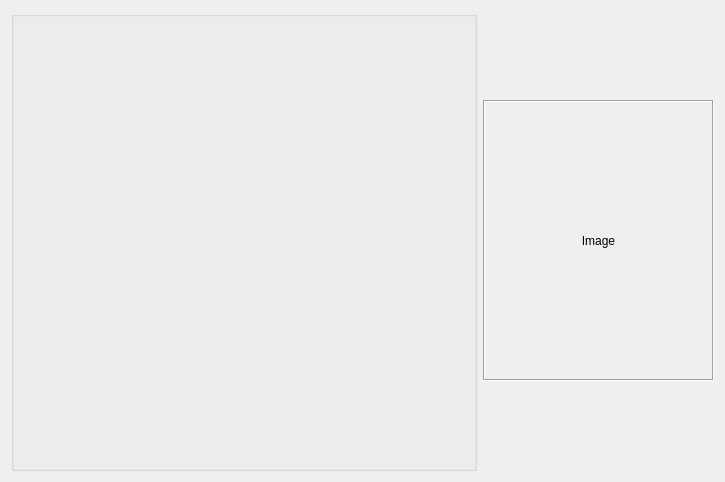
<?xml version="1.0" encoding="UTF-8"?>
<ui version="4.0">
 <class>MenuScreen</class>
 <widget class="QWidget" name="MenuScreen">
  <property name="geometry">
   <rect>
    <x>0</x>
    <y>0</y>
    <width>725</width>
    <height>482</height>
   </rect>
  </property>
  <property name="windowTitle">
   <string>Form</string>
  </property>
  <layout class="QHBoxLayout" name="horizontalLayout">
   <item>
    <widget class="QGroupBox" name="_groupBox">
     <property name="title">
      <string/>
     </property>
     <layout class="QVBoxLayout" name="verticalLayout">
      <item>
       <spacer name="verticalSpacer">
        <property name="orientation">
         <enum>Qt::Vertical</enum>
        </property>
        <property name="sizeHint" stdset="0">
         <size>
          <width>20</width>
          <height>208</height>
         </size>
        </property>
       </spacer>
      </item>
      <item>
       <spacer name="verticalSpacer_2">
        <property name="orientation">
         <enum>Qt::Vertical</enum>
        </property>
        <property name="sizeHint" stdset="0">
         <size>
          <width>20</width>
          <height>208</height>
         </size>
        </property>
       </spacer>
      </item>
     </layout>
    </widget>
   </item>
   <item>
    <widget class="QLabel" name="_imageLabel">
     <property name="minimumSize">
      <size>
       <width>231</width>
       <height>281</height>
      </size>
     </property>
     <property name="maximumSize">
      <size>
       <width>231</width>
       <height>281</height>
      </size>
     </property>
     <property name="frameShape">
      <enum>QFrame::Box</enum>
     </property>
     <property name="frameShadow">
      <enum>QFrame::Sunken</enum>
     </property>
     <property name="text">
      <string>Image</string>
     </property>
     <property name="alignment">
      <set>Qt::AlignCenter</set>
     </property>
    </widget>
   </item>
  </layout>
 </widget>
 <resources/>
 <connections/>
</ui>
